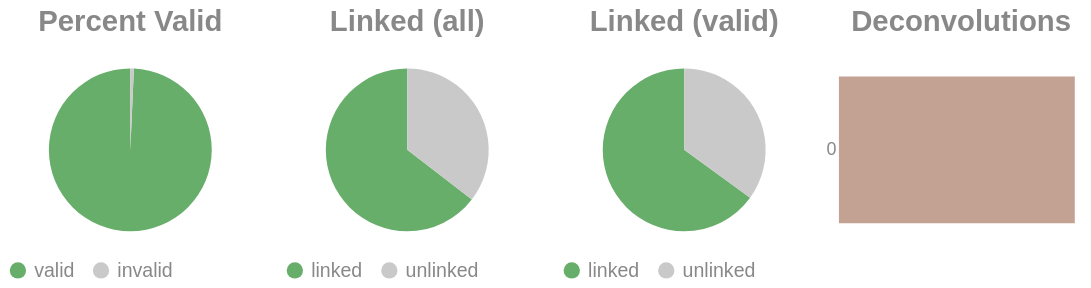

The notebook cell this image was saved under:
### Code cell
if SKIPLR:
    pass
else:
    clash = Counter()
    for i in valids['molecule'].to_list():
        _mol = i.split("-")
        if len(_mol) == 1:
            clash.update('0')
        else:
            clash.update(_mol[-1])

    _d = {"deconvolutions": [], 'count': []}
    for k,v in clash.items():
        _d['deconvolutions'].append(k)
        _d['count'].append(v)

    tot_valid = valids['reads'].sum()
    mask = valids['reads'] >= 2
    n_linked_reads = valids.filter(mask)['reads'].sum()
    if n_linked_reads == 0:
        print_html("No linked molecules (>=2 reads) were detected; skipping linked-only distributions.")
        SKIPLR = True
    else:
        perc_valid = round(tot_valid / n_reads, 4)
        linked_perc_abs = round(n_linked_reads / n_reads, 4)
        linked_perc = round(n_linked_reads / tot_valid, 4)

    _valid = pl.DataFrame({"valids": ['valid', 'invalid'], "count": [tot_valid, n_reads - tot_valid]})
    _linked_abs = pl.DataFrame({"linked (absolute)": ['linked', 'unlinked'], "count": [n_linked_reads, n_reads - n_linked_reads]})
    _linked_rel = pl.DataFrame({"linked (valids)": ['linked', 'unlinked'], "count": [n_linked_reads, tot_valid - n_linked_reads]})

    (
        alt.hconcat(
            piechart(_valid, goodval = 'valid', title = "Percent Valid"),
            piechart(_linked_abs, goodval = "linked", title =  "Linked (all)"),
            piechart(_linked_rel, goodval = "linked", title =  "Linked (valid)"),
            convolutionbar(pl.DataFrame(_d), title = "Deconvolutions"),
            center = True,
            bounds = 'flush'
        )
        .resolve_scale(color='independent')
        .resolve_legend('independent')
        .properties(usermeta={'embedOptions': {"actions": False}})
    ).display()

### Figure 1 — Vega-Lite specification as saved in the notebook (floating-point values rounded to 4 significant figures)
{"width": "container", "height": 400, "config": {"title": {"anchor": "start", "dy": -15, "fontSize": 18, "color": "#888888", "subtitleColor": "#888888", "subtitleFontSize": 14}, "arc": {"fill": "#0072B2"}, "axis": {"domainColor": "#888888", "domainWidth": 0.5, "gridWidth": 0.2, "grid": false, "titleFontWeight": 400, "titleFontSize": 15, "labelFontSize": 11, "labelColor": "#888888", "tickColor": "#888888", "tickWidth": 0.2, "titleColor": "#888888"}, "axisBand": {"grid": false}, "axisX": {"grid": true, "tickSize": 10, "domainCap": "round"}, "axisY": {"domain": false, "grid": true, "tickSize": 0, "domainCap": "round"}, "background": "transparent", "header": {"labelFontSize": 15, "labelColor": "#888888", "titleFontSize": 15, "titleFontWeight": 600, "titleColor": "#888888"}, "legend": {"labelFont": "sans-serif", "labelFontSize": 12, "labelColor": "#888888", "symbolSize": 100, "symbolType": "circle", "titleFontSize": 12, "titlePadding": 10, "titleColor": "#888888", "title": null}, "range": {"category": ["#E69F00", "#56B4E9", "#009E73", "#F0E442", "#0072B2", "#D55E00", "#CC79A7", "#000000"], "diverging": ["#cfe8f3", "#a2d4ec", "#73bfe2", "#46abdb", "#1696d2", "#12719e"]}, "area": {"fill": "#0072B2", "fillOpacity": 0.7, "line": true, "strokeOpacity": 0.7}, "line": {"color": "#0072B2", "stroke": "#0072B2", "strokeWidth": 2}, "trail": {"color": "#0072B2", "stroke": "#0072B2", "strokeWidth": 0, "size": 1}, "point": {"filled": true, "fillOpacity": 1.0, "size": 95}, "text": {"color": "#888888", "fontSize": 11, "align": "right", "fontWeight": 400, "size": 11}, "bar": {"fill": "#0072B2", "stroke": null}, "view": {"stroke": null, "continuousWidth": 660, "continuousHeight": 400}}, "hconcat": [{"data": {"name": "data-a1960cf2befe29987589c7ed6e4deb54"}, "mark": {"type": "arc"}, "encoding": {"color": {"field": "valids", "legend": {"orient": "bottom", "title": null}, "scale": {"domain": ["valid", "invalid"], "range": ["#68ae6b", "#C9C9C9"]}, "title": "Valids", "type": "nominal"}, "theta": {"field": "count", "type": "quantitative"}, "tooltip": [{"field": "valids", "title": "Valids", "type": "ordinal"}, {"field": "percent", "format": ".2%", "title": "Percent", "type": "quantitative"}, {"field": "count", "title": "Count", "type": "quantitative"}]}, "height": 100, "title": {"text": "Percent Valid", "align": "center", "anchor": "middle"}, "transform": [{"calculate": "datum.count / 11384039", "as": "percent"}], "width": 150}, {"data": {"name": "data-80549212be729e4a98ec15f1eede2465"}, "mark": {"type": "arc"}, "encoding": {"color": {"field": "linked (absolute)", "legend": {"orient": "bottom", "title": null}, "scale": {"domain": ["linked", "unlinked"], "range": ["#68ae6b", "#C9C9C9"]}, "title": "Linked (Absolute)", "type": "nominal"}, "theta": {"field": "count", "type": "quantitative"}, "tooltip": [{"field": "linked (absolute)", "title": "Linked (Absolute)", "type": "ordinal"}, {"field": "percent", "format": ".2%", "title": "Percent", "type": "quantitative"}, {"field": "count", "title": "Count", "type": "quantitative"}]}, "height": 100, "title": {"text": "Linked (all)", "align": "center", "anchor": "middle"}, "transform": [{"calculate": "datum.count / 11384039", "as": "percent"}], "width": 150}, {"data": {"name": "data-160b13328bcfc324d1d988c165982de4"}, "mark": {"type": "arc"}, "encoding": {"color": {"field": "linked (valids)", "legend": {"orient": "bottom", "title": null}, "scale": {"domain": ["linked", "unlinked"], "range": ["#68ae6b", "#C9C9C9"]}, "title": "Linked (Valids)", "type": "nominal"}, "theta": {"field": "count", "type": "quantitative"}, "tooltip": [{"field": "linked (valids)", "title": "Linked (Valids)", "type": "ordinal"}, {"field": "percent", "format": ".2%", "title": "Percent", "type": "quantitative"}, {"field": "count", "title": "Count", "type": "quantitative"}]}, "height": 100, "title": {"text": "Linked (valid)", "align": "center", "anchor": "middle"}, "transform": [{"calculate": "datum.count / 11304472", "as": "percent"}], "width": 150}, {"data": {"name": "data-a502c9027524b270b4a53da2896b398d"}, "mark": {"type": "bar"}, "encoding": {"color": {"field": "deconvolutions", "legend": null, "scale": {"scheme": "lightgreyred"}, "type": "nominal"}, "tooltip": [{"field": "deconvolutions", "title": "Deconvolutions", "type": "ordinal"}, {"field": "percent", "format": ".2%", "title": "Percent", "type": "quantitative"}, {"field": "count", "title": "Count", "type": "quantitative"}], "x": {"axis": null, "field": "count", "type": "quantitative"}, "y": {"field": "deconvolutions", "sort": "ascending", "title": null, "type": "nominal"}}, "height": 100, "title": {"text": "Deconvolutions", "align": "center", "anchor": "middle"}, "transform": [{"calculate": "datum.count / 6273990", "as": "percent"}], "width": 150}], "bounds": "flush", "center": true, "resolve": {"legend": {"angle": "independent"}, "scale": {"color": "independent"}}, "usermeta": {"embedOptions": {"actions": false}}, "$schema": "https://vega.github.io/schema/vega-lite/v6.1.0.json", "datasets": {"data-a1960cf2befe29987589c7ed6e4deb54": [{"valids": "valid", "count": 11304472}, {"valids": "invalid", "count": 79567}], "data-80549212be729e4a98ec15f1eede2465": [{"linked (absolute)": "linked", "count": 7349483}, {"linked (absolute)": "unlinked", "count": 4034556}], "data-160b13328bcfc324d1d988c165982de4": [{"linked (valids)": "linked", "count": 7349483}, {"linked (valids)": "unlinked", "count": 3954989}], "data-a502c9027524b270b4a53da2896b398d": [{"deconvolutions": "0", "count": 6273990}]}}
